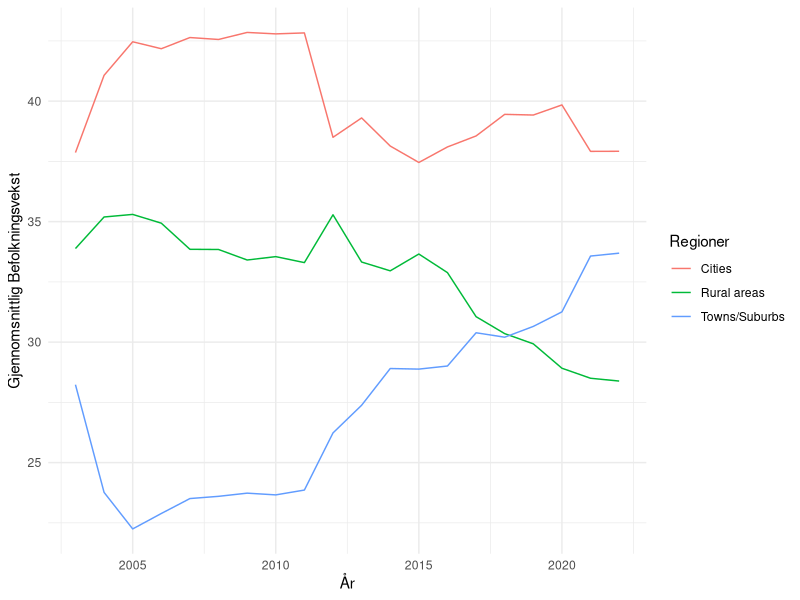
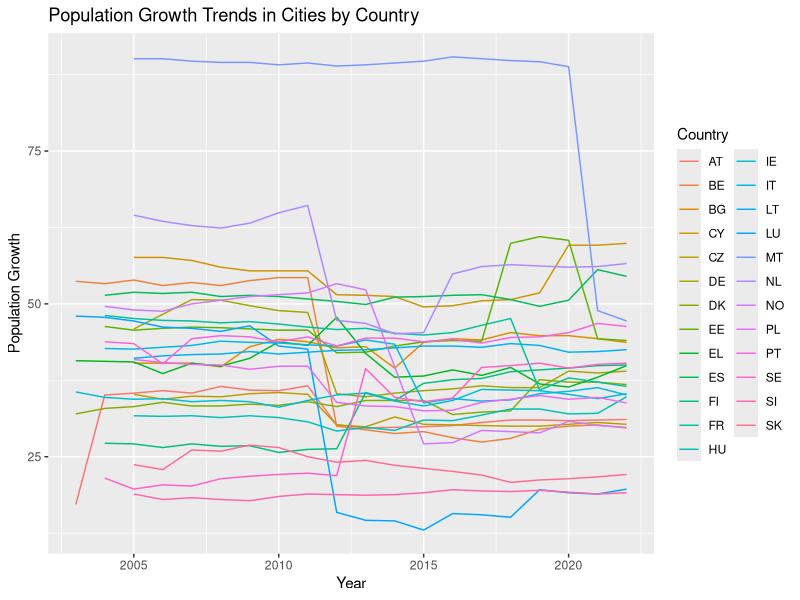
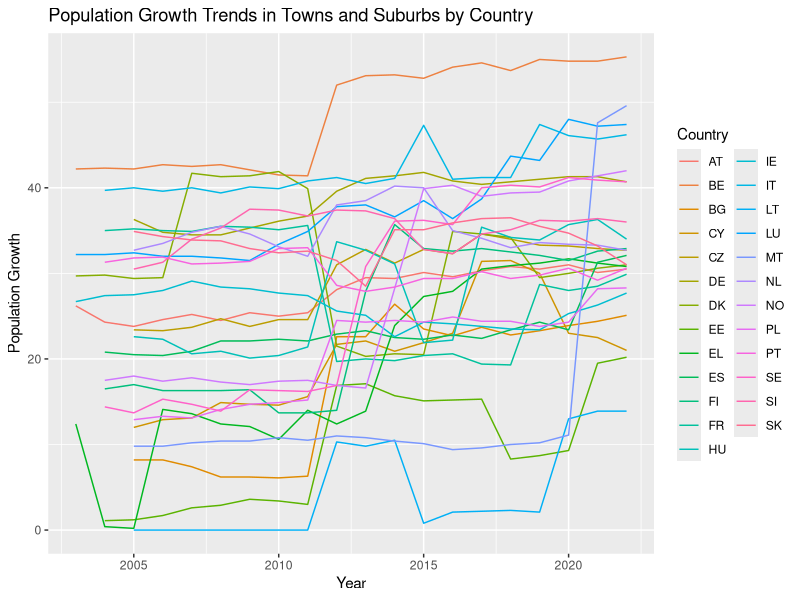
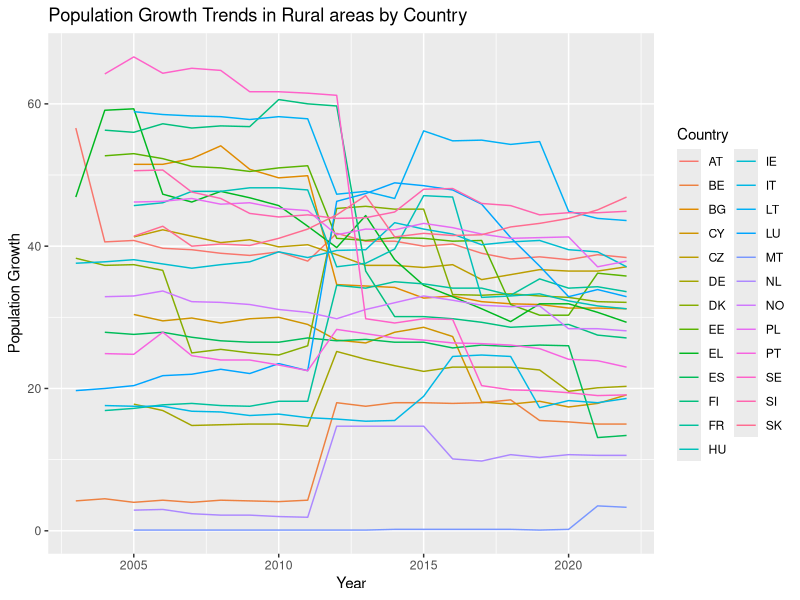
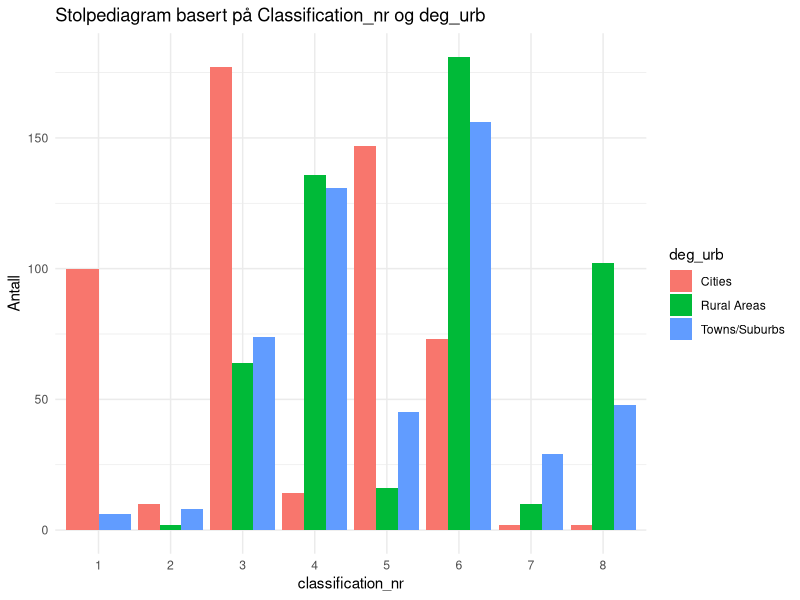
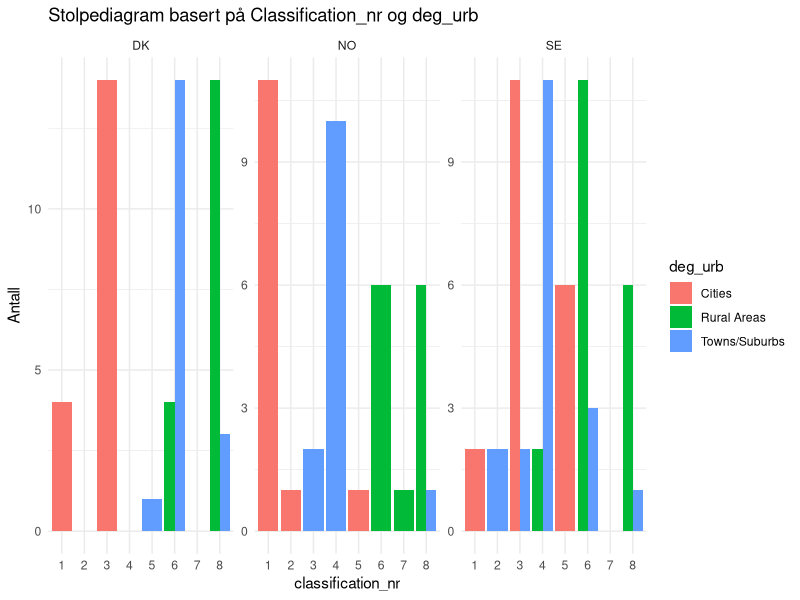
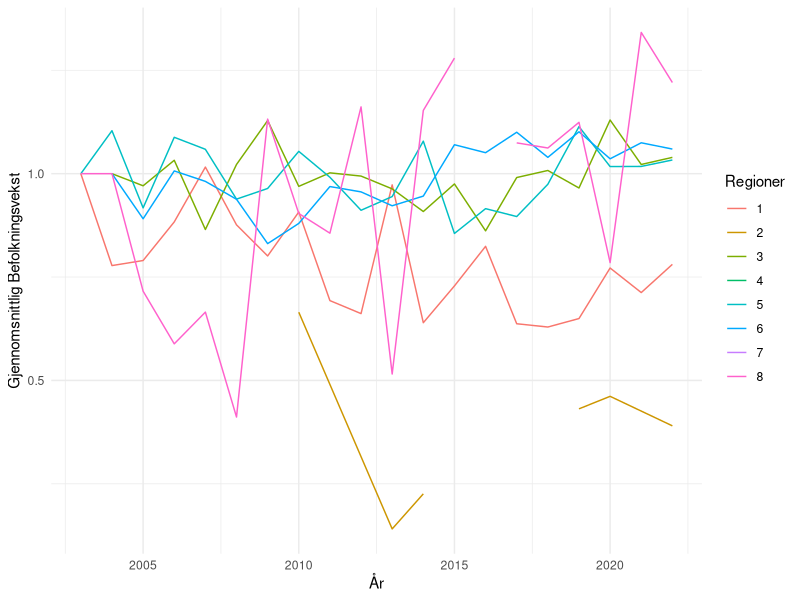
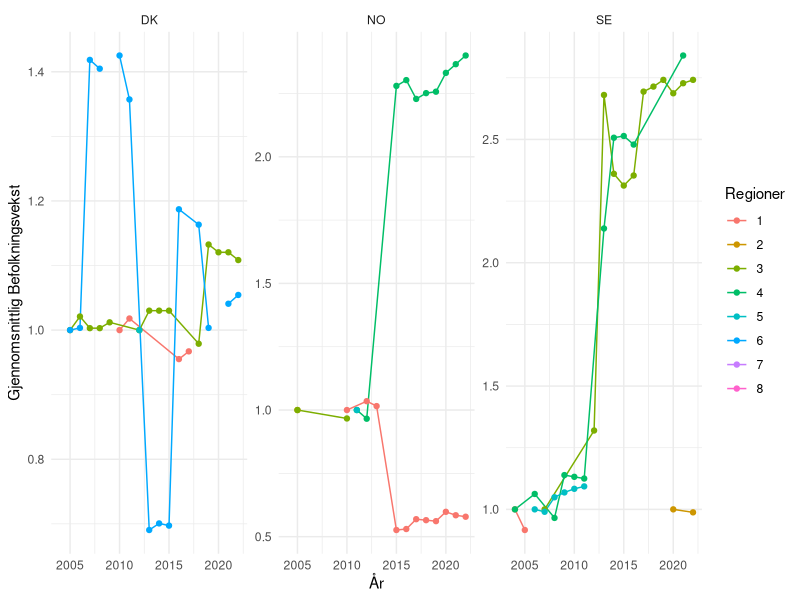

Write the R code that produced these figures, in order.
## ---- chunk 1
#| label: setup 
#| echo: false
#| output: false
#| message: false
library(tidyverse)
library(readxl)
library(dplyr)
library(ggplot2)
library(flextable)
## ---- chunk 2
#| echo: false
#| message: false
data <- read_csv("ilc_lvho01__custom_9371289_linear.csv") 
## ---- chunk 3
#| echo: false
data <- data |>
  select(geo, deg_urb, TIME_PERIOD, OBS_VALUE) |>
  filter(!(geo %in% c("LV", "MK", "HR", "RO", "RS", "CH", "AL", "IS"))) |>
  mutate(deg_urb = case_when(
    deg_urb == "DEG1" ~ "Cities",
    deg_urb == "DEG2" ~ "Towns/Suburbs",
    deg_urb == "DEG3" ~ "Rural areas"
  ))
## ---- chunk 4
#| echo: false
#| message: false
#| label: fig-gjsnitt-befolkning
#| fig-cap: "Gjennomsnittlig befolkningsvekst i perioden 2003-2022 fordelt på regioninndelingen cities, towns/suburbs og rural areas."

data %>%
  group_by(deg_urb, TIME_PERIOD) %>%
  summarise(mean_value = mean(OBS_VALUE)) %>%
  ggplot(aes(x = TIME_PERIOD, y = mean_value, color = deg_urb)) +
  geom_line() +
  labs(x = "År",
       y = "Gjennomsnittlig Befolkningsvekst",
       color = "Regioner") +
  theme_minimal()

## ---- chunk 5
#| echo: false
subset_deg1 <- data |> 
  filter(deg_urb == "Cities")
## ---- chunk 6
#| echo: false
#| label: tbl-summary-deg1
#| tbl-cap: "Deskriptiv statistikk for befolkning i `Cities´-regioner"
summary_deg1 <- subset_deg1 %>%
  summarise(
    min = min(OBS_VALUE),
    median = median(OBS_VALUE),
    mean = mean(OBS_VALUE),
    max = max(OBS_VALUE),
    variance = var(OBS_VALUE),
    std.dev = sd(OBS_VALUE)
  ) %>%
  flextable() |> 
  width(1, width = 3.5) |> 
  width(2, width = 1.5)

summary_deg1
## ---- chunk 7
#| echo: false
subset_deg2 <- data |> 
  filter(deg_urb == "Towns/Suburbs")
## ---- chunk 8
#| echo: false
#| label: tbl-summary-deg2
#| tbl-cap: "Deskriptiv statistikk for befolkning i `Towns and Suburbs´-regioner"
summary_deg2 <- subset_deg2 %>%
  summarise(
    min = min(OBS_VALUE),
    median = median(OBS_VALUE),
    mean = mean(OBS_VALUE),
    max = max(OBS_VALUE),
    variance = var(OBS_VALUE),
    std.dev = sd(OBS_VALUE)
  ) %>%
  flextable() |> 
  width(1, width = 3.5) |> 
  width(2, width = 1.5)

summary_deg2
## ---- chunk 9
#| echo: false
subset_deg3 <- data |> 
  filter(deg_urb == "Rural areas")
## ---- chunk 10
#| echo: false
#| label: tbl-summary-deg3
#| tbl-cap: "Deskriptiv statistikk for befolkning i `Rural areas´-regioner"
summary_deg3 <- subset_deg3 %>%
  summarise(
    min = min(OBS_VALUE),
    median = median(OBS_VALUE),
    mean = mean(OBS_VALUE),
    max = max(OBS_VALUE),
    variance = var(OBS_VALUE),
    std.dev = sd(OBS_VALUE)
  ) %>%
  flextable() |> 
  width(1, width = 3.5) |> 
  width(2, width = 1.5)

summary_deg3
## ---- chunk 11
#| echo: false
cities_plot <- data |> 
  filter(deg_urb == "Cities") |> 
  ggplot(aes(x = TIME_PERIOD, y = OBS_VALUE, color = geo)) +
  geom_line() +
  labs(title = "Population Growth Trends in Cities by Country",
       x = "Year",
       y = "Population Growth",
       color = "Country")

print(cities_plot)
## ---- chunk 12
#| echo: false
towns_suburbs_plot <- data |> 
  filter(deg_urb == "Towns/Suburbs") |> 
  ggplot(aes(x = TIME_PERIOD, y = OBS_VALUE, color = geo)) +
  geom_line() +
  labs(title = "Population Growth Trends in Towns and Suburbs by Country",
       x = "Year",
       y = "Population Growth",
       color = "Country")

print(towns_suburbs_plot)
## ---- chunk 13
#| echo: false
rural_plot <- data |> 
  filter(deg_urb == "Rural areas") |> 
  ggplot(aes(x = TIME_PERIOD, y = OBS_VALUE, color = geo)) +
  geom_line() +
  labs(title = "Population Growth Trends in Rural areas by Country",
       x = "Year",
       y = "Population Growth",
       color = "Country")

print(rural_plot)
## ---- chunk 14
#| echo: false
#| message: false
data1 <- arbeidskraft <- read_csv("arbeidskraft.csv") |> 
  select(arbeidsvekst = OBS_VALUE, geo, age, deg_urb, TIME_PERIOD)

data2 <- arbeidsledighet1 <- read_csv("arbeidsledighet1.csv") |> 
  select(arbeidsledig = OBS_VALUE, geo,age, deg_urb, TIME_PERIOD)

data3 <- huspris <- read_csv("huspris.csv") |> 
  select(huspris = OBS_VALUE, geo, deg_urb, TIME_PERIOD)
## ---- chunk 15
#| echo: false
arbeidsvekst <- data1 |>
  filter(age == "Y15-64") |>
  mutate(deg_urb = case_when(
    deg_urb == "DEG1" ~ "Cities",
    deg_urb == "DEG2" ~ "Towns/Suburbs",
    deg_urb == "DEG3" ~ "Rural Areas",
    TRUE ~ as.character(deg_urb)  # Beholder andre verdier uendret
  ))
## ---- chunk 16
#| echo: false
arbeidsledige <- data2 |> 
  filter(age == "Y15-64") |>
  mutate(deg_urb = case_when(
    deg_urb == "DEG1" ~ "Cities",
    deg_urb == "DEG2" ~ "Towns/Suburbs",
    deg_urb == "DEG3" ~ "Rural Areas",
    TRUE ~ as.character(deg_urb)  # Beholder andre verdier uendret
  ))
## ---- chunk 17
#| echo: false
huspris <- data3 |> 
  mutate(deg_urb = case_when(
    deg_urb == "DEG1" ~ "Cities",
    deg_urb == "DEG2" ~ "Towns/Suburbs",
    deg_urb == "DEG3" ~ "Rural Areas",
    TRUE ~ as.character(deg_urb)  # Beholder andre verdier uendret
  ))
## ---- chunk 18
#| echo: false
join <- arbeidsvekst |> 
  left_join(arbeidsledige, join_by(geo, TIME_PERIOD, deg_urb))

join1 <- join |> 
  left_join(huspris, join_by(geo, TIME_PERIOD, deg_urb))

maindata <- join1 |> 
  left_join(data, join_by(geo, TIME_PERIOD, deg_urb))
## ---- chunk 19
#| echo: false
maindata <- maindata %>%
  group_by(geo, TIME_PERIOD) %>%
  mutate(arb.ledig.geo.mean = mean(arbeidsledig, na.rm = TRUE), huspris.geo.mean = mean(huspris, na.rm = TRUE), arb.vekst.geo.mena = mean(arbeidsvekst, na.rm = TRUE))

## ---- chunk 20
#| echo: false
maindata <- maindata %>%
  mutate(classification = case_when(
    arbeidsledig > arb.ledig.geo.mean & arbeidsvekst > arb.vekst.geo.mena & huspris > huspris.geo.mean ~ "1.høy arbeisledighet, høy arbeidsvekst, høy huspris",
    arbeidsledig > arb.ledig.geo.mean & arbeidsvekst > arb.vekst.geo.mena & huspris <= huspris.geo.mean ~ "2.høy arbeisledighet, høy arbeidsvekst, lav huspris",
    arbeidsledig > arb.ledig.geo.mean & arbeidsvekst <= arb.vekst.geo.mena & huspris > huspris.geo.mean ~ "3.høy arbeisledighet, lav arbeidsvekst, høy huspris",
    arbeidsledig > arb.ledig.geo.mean & arbeidsvekst <= arb.vekst.geo.mena & huspris <= huspris.geo.mean ~ "4.høy arbeisledighet, lav arbeidsvekst, lav huspris",
    arbeidsledig <= arb.ledig.geo.mean & arbeidsvekst > arb.vekst.geo.mena & huspris > huspris.geo.mean ~ "5.lav arbeisledighet, høy arbeidsvekst, høy huspris",
    arbeidsledig <= arb.ledig.geo.mean & arbeidsvekst > arb.vekst.geo.mena & huspris <= huspris.geo.mean ~ "6.lav arbeisledighet, høy arbeidsvekst, lav huspris",
    arbeidsledig <= arb.ledig.geo.mean & arbeidsvekst <= arb.vekst.geo.mena & huspris > huspris.geo.mean ~ "7.lav arbeisledighet, lav arbeidsvekst, høy huspris",
    arbeidsledig <= arb.ledig.geo.mean & arbeidsvekst <= arb.vekst.geo.mena & huspris <= huspris.geo.mean ~ "8. lav arbeisledighet, lav arbeidsvekst, lav huspris")
  )  %>%
  filter(!is.na(classification))
## ---- chunk 21
#| echo: false
maindata <- maindata %>%
  mutate(classification_nr = case_when(
    arbeidsledig > arb.ledig.geo.mean & arbeidsvekst > arb.vekst.geo.mena & huspris > huspris.geo.mean ~ "1",
    arbeidsledig > arb.ledig.geo.mean & arbeidsvekst > arb.vekst.geo.mena & huspris <= huspris.geo.mean ~ "2",
    arbeidsledig > arb.ledig.geo.mean & arbeidsvekst <= arb.vekst.geo.mena & huspris > huspris.geo.mean ~ "3",
    arbeidsledig > arb.ledig.geo.mean & arbeidsvekst <= arb.vekst.geo.mena & huspris <= huspris.geo.mean ~ "4",
    arbeidsledig <= arb.ledig.geo.mean & arbeidsvekst > arb.vekst.geo.mena & huspris > huspris.geo.mean ~ "5",
    arbeidsledig <= arb.ledig.geo.mean & arbeidsvekst > arb.vekst.geo.mena & huspris <= huspris.geo.mean ~ "6",
    arbeidsledig <= arb.ledig.geo.mean & arbeidsvekst <= arb.vekst.geo.mena & huspris > huspris.geo.mean ~ "7",
    arbeidsledig <= arb.ledig.geo.mean & arbeidsvekst <= arb.vekst.geo.mena & huspris <= huspris.geo.mean ~ "8")
  )  %>%
  filter(!is.na(classification)) 
## ---- chunk 22
#| echo: false
#| label: fig-stolpediagram
#| fig-cap: "Stolpediagram basert på klassifiseringe og regioninndeling."
# Lag stolpediagram
stolpediagram <- ggplot(maindata, aes(x = as.factor(classification_nr), fill = deg_urb)) +
  geom_bar(position = "dodge", stat = "count") +
  labs(title = "Stolpediagram basert på Classification_nr og deg_urb",
       x = "classification_nr",
       y = "Antall") +
  theme_minimal()

# Vis stolpediagrammet
print(stolpediagram)
## ---- chunk 23
stolpediagram_facet <- ggplot(filter(maindata, geo %in% c("NO", "SE", "DK")), aes(x = as.factor(classification_nr), fill = deg_urb)) +
  geom_bar(position = "dodge", stat = "count") +
  labs(title = "Stolpediagram basert på Classification_nr og deg_urb",
       x = "classification_nr",
       y = "Antall") +
  theme_minimal() +
  facet_wrap(~ geo, scales = "free_y")

# Vis stolpediagrammet med faceting
print(stolpediagram_facet)

## ---- chunk 24
#| echo: false
#| label: fig-linjediagram
#| fig-cap: "Linjediagram basert på urbaniseringsgrad og gjennomsnittlig befolkningsvekst"
maindata %>%
  group_by(classification_nr, TIME_PERIOD) %>%
  summarise(mean_value = mean(OBS_VALUE, na.rm = TRUE)) %>%
    mutate(demeaned_value = mean_value/first(mean_value)) %>%
  ggplot(aes(x = TIME_PERIOD, y = demeaned_value, color = classification_nr)) +
  geom_line() +
  labs(x = "År",
       y = "Gjennomsnittlig Befolkningsvekst",
       color = "Regioner") +
  theme_minimal()
## ---- chunk 25
#| echo: false
#| label: fig-skandinavia
#| fig-cap: "Gjennomnittlig befolkningsvekst i skandinavia"

maindata %>%
  filter(geo %in% c("DK", "NO", "SE")) %>%
  group_by(geo, classification_nr, TIME_PERIOD) %>%
  summarise(mean_value = mean(OBS_VALUE, na.rm = TRUE)) %>%
  mutate(demeaned_value = mean_value / first(mean_value)) %>%
  ggplot(aes(x = TIME_PERIOD, y = demeaned_value, color = classification_nr)) +
  geom_line() +
  geom_point() +
  labs(x = "År",
       y = "Gjennomsnittlig Befolkningsvekst",
       color = "Regioner") +
  theme_minimal() +
  facet_wrap(~geo, scales = "free_y")


## ---- chunk 26
#| echo: false
#| label: fig-syden
#| fig-cap: "Gjennomnittlig befolkningsvekst i syden"

maindata %>%
  filter(geo %in% c("ES", "IT", "FR")) %>%
  group_by(geo, classification_nr, TIME_PERIOD) %>%
  summarise(mean_value = mean(OBS_VALUE, na.rm = TRUE)) %>%
  mutate(demeaned_value = mean_value / first(mean_value)) %>%
  ggplot(aes(x = TIME_PERIOD, y = demeaned_value, color = classification_nr)) +
  geom_line() +
  geom_point() +
  labs(x = "År",
       y = "Gjennomsnittlig Befolkningsvekst",
       color = "Regioner") +
  theme_minimal() +
  facet_wrap(~geo, scales = "free_y")
